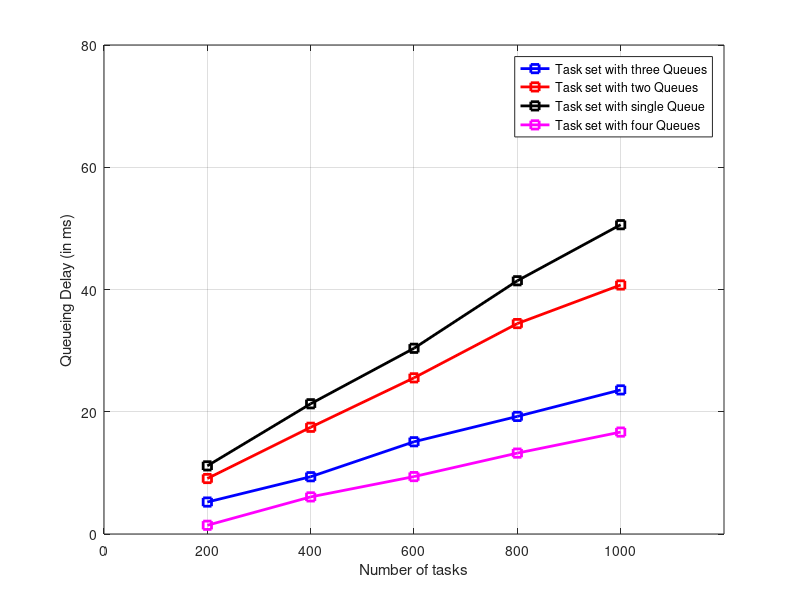
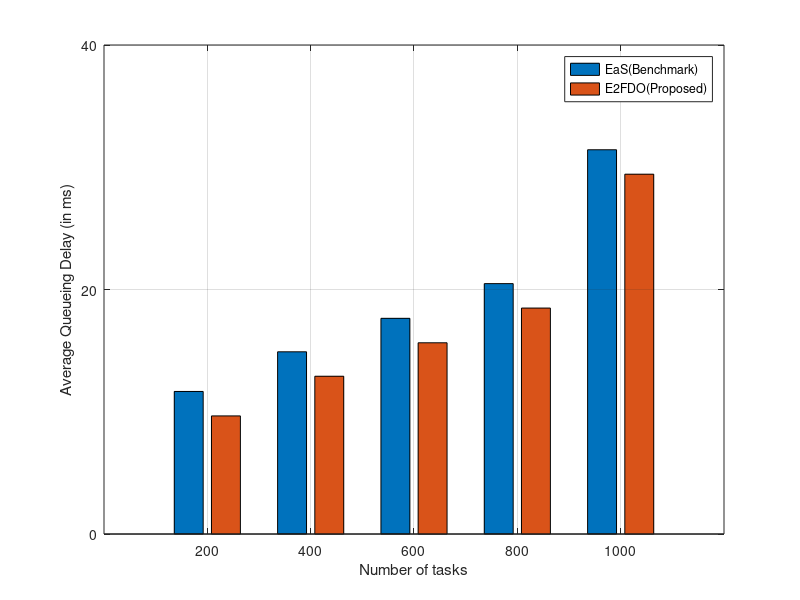
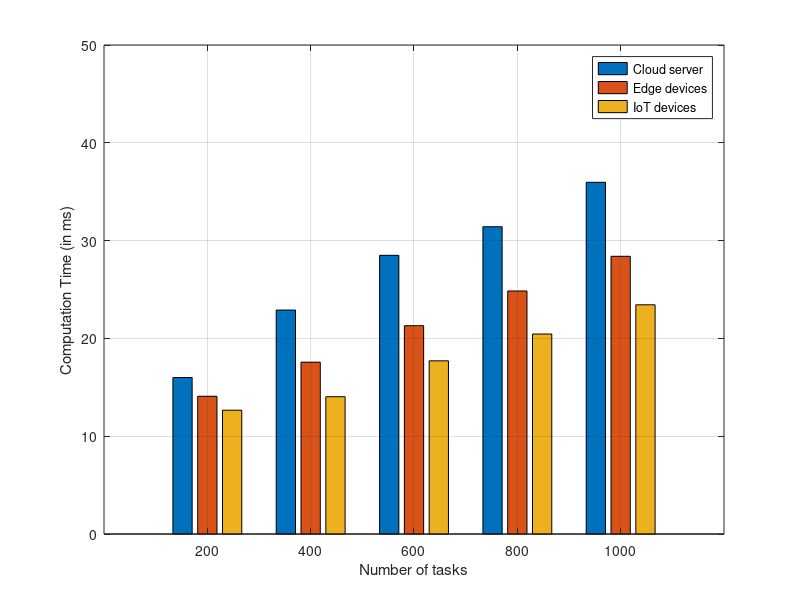
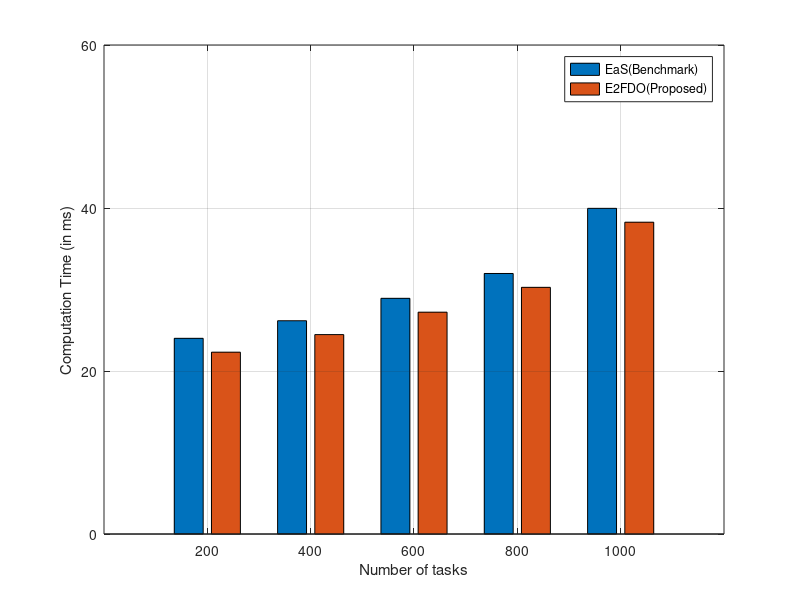

MATLAB code to generate these figures, in order:
clc;
clear;
% A1=xlsread('Bench_plots','fig5a');
% A2=xlsread('Bench_plots','fig5b');
% A3=xlsread('Bench_plots','fig6a');
% A4=xlsread('Bench_plots','fig6b');
% A5=xlsread('Bench_plots','fig7a');
% A6=xlsread('Bench_plots','fig7b');
load plot_data
%%
% Figure 5(a)
figure
plot(A1(:,1),A1(:,2),'s-b','LineWidth',2)
hold on
plot(A1(:,1),A1(:,3),'s-r','LineWidth',2)
hold on
plot(A1(:,1),A1(:,4),'s-k','LineWidth',2)
hold on;
plot(A1(:,1),A1(:,5),'s-m','LineWidth',2);
grid on
set(gca,'xlim',[0 1200])
set(gca,'ylim',[0 80])
set(gca, 'XTick', [0 200 400 600 800 1000]) 
set(gca, 'YTick', [0 20 40 60 80])
xlabel('Number of tasks')
ylabel('Queueing Delay (in ms)')
legend('Task set with three Queues','Task set with two Queues','Task set with single Queue','Task set with four Queues')
%%
% Figure 5(b)
figure
aa=A2(:,2);
bb=A2(:,3);
cc=A2(:,4);
dd=A2(:,5);
ee=A2(:,6);
for i=1:5
    h(i,:)=[dd(i) ee(i)];
end       
bar(A2(:,1),h)
grid on 
set(gca, 'YTick', [0 20 40])
ylim([0,40])
xlabel('Number of tasks')
ylabel('Average Queueing Delay (in ms)')
legend('EaS(Benchmark)','E2FDO(Proposed)')

%%
% Figure 6(a)
figure
aa1=A3(:,2);
bb1=A3(:,3);
cc1=A3(:,4);

for i=1:5
    j(i,:)=[aa1(i) bb1(i) cc1(i)];
end       
bar(A3(:,1),j)
grid on 
set(gca,'ylim',[0 50])
set(gca, 'YTick', [0 10 20 30 40 50])
xlabel('Number of tasks')
ylabel('Computation Time (in ms)')
legend('Cloud server','Edge devices','IoT devices')

%%
% Figure 6(b)
figure
aa2=A4(:,2);
bb2=A4(:,3);
cc2=A4(:,4);
dd2=A4(:,5);
ee2=A4(:,6);
for i=1:5
    k(i,:)=[dd2(i) ee2(i)];
end       
bar(A4(:,1),k)
grid on 
set(gca, 'YTick', [0 20 40 60])
ylim([0,60])
xlabel('Number of tasks')
ylabel('Computation Time (in ms)')
legend('EaS(Benchmark)','E2FDO(Proposed)')

%%
% Figure 7(a)
figure
aa3=A5(:,2);
bb3=A5(:,3);
cc3=A5(:,4);
for i=1:5
    l(i,:)=[aa3(i) bb3(i) cc3(i)];
end       
bar(A5(:,1),l)
grid on 
set(gca, 'YTick', [0 10 20 30])
ylim([0,30])
xlabel('Number of tasks')
ylabel('Total Energy (in mW)')
legend('Cloud server','Edge devices','IoT devices')

%%
% Figure 7(b)
figure
aa4=A6(:,2);
bb4=A6(:,3);
cc4=A6(:,4);
dd4=A6(:,5);
ee4=A6(:,6);
for i=1:5
    m(i,:)=[dd4(i) ee4(i)];
end       
bar(A6(:,1),m)
grid on 
set(gca, 'YTick', [0 20 40 60 80])
xlabel('Number of tasks')
ylabel('Average Energy (in mW)')
legend('EaS(Benchmark)','E2FDO(Proposed)')